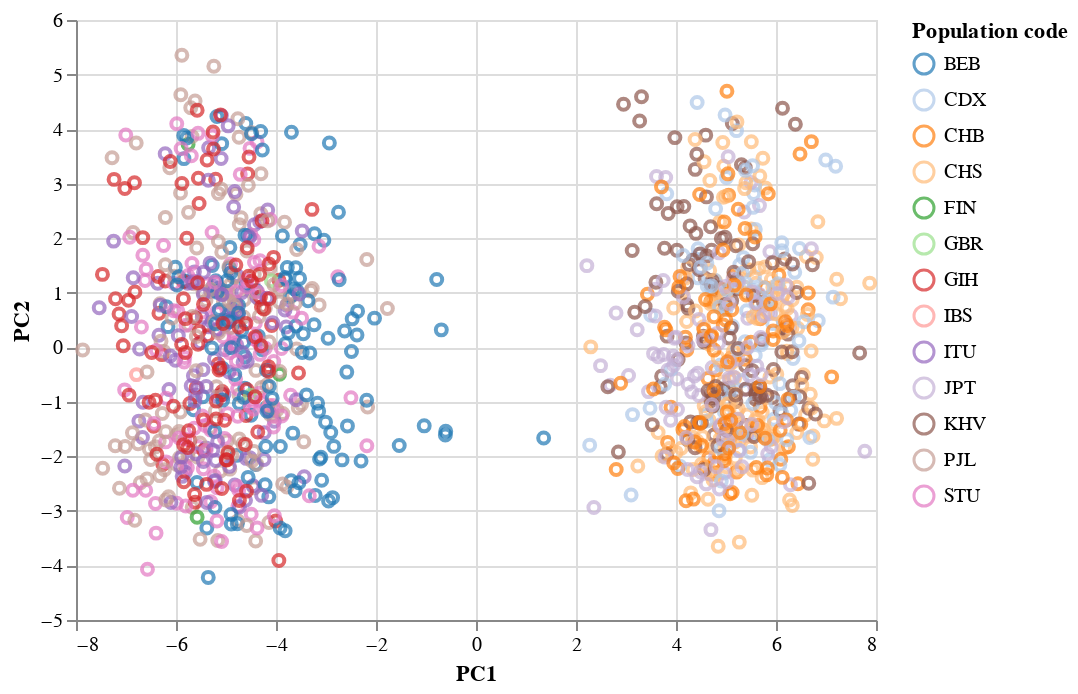

Source (notebook cell):
### Code cell
alt.Chart(df_plot).mark_point().encode(
    x='PC1',
    y='PC2',
    color=alt.Color('Population code', scale=alt.Scale(scheme='category20'))
)

### Figure 1 — Vega-Lite specification as saved in the notebook (floating-point values rounded to 4 significant figures; data arrays with more than 128 entries replaced by an {"elided": "..."} marker saying what was removed)
{"config": {"view": {"continuousWidth": 400, "continuousHeight": 300}}, "data": {"name": "data-ce3e101e15a6bcd31950992914a4dd7a"}, "mark": "point", "encoding": {"color": {"field": "Population code", "scale": {"scheme": "category20"}, "type": "nominal"}, "x": {"field": "PC1", "type": "quantitative"}, "y": {"field": "PC2", "type": "quantitative"}}, "$schema": "https://vega.github.io/schema/vega-lite/v4.17.0.json", "datasets": {"data-ce3e101e15a6bcd31950992914a4dd7a": {"elided": "1193 records"}}}
